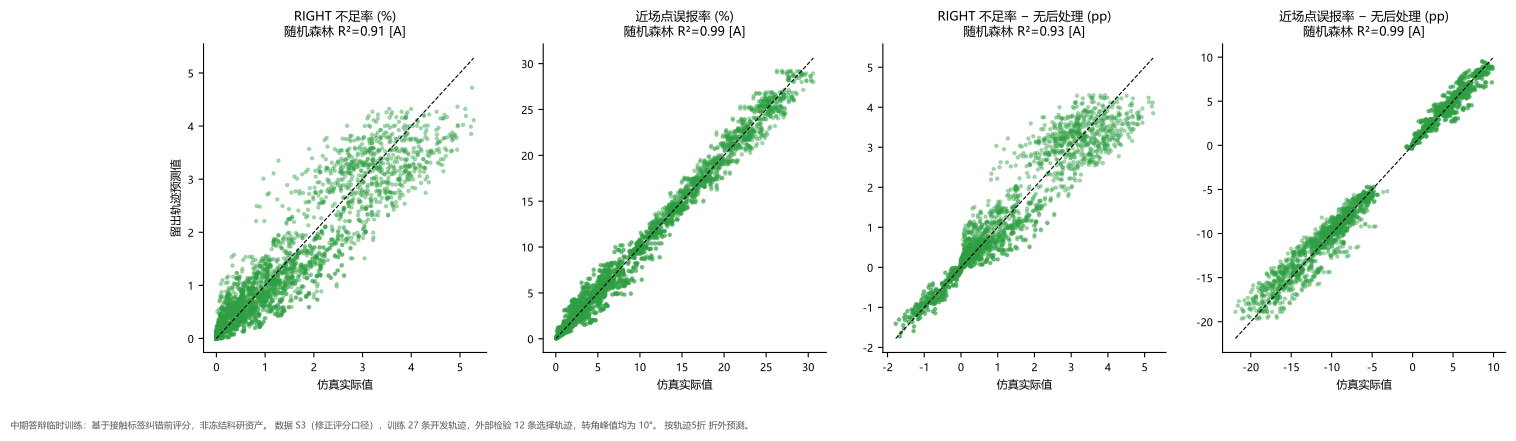

The script that saved this image:
"""Tavotto entry: existing results only; no training, no simulation.
original_plot_code
"""
import sys
from pathlib import Path
LIBRARY=Path(__file__).resolve().parents[1]
SUPPORT=LIBRARY / "site-packages"
if str(SUPPORT) not in sys.path: sys.path.insert(0,str(SUPPORT))
from _support import draw

fig=draw('M3_二级处理联合', 'fig02_预测vs实际_折外')
fig.savefig(Path(__file__).parent / 'M3__fig02_预测vs实际_折外.pdf')
